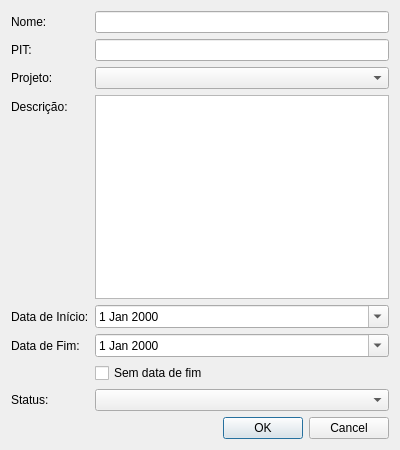
<?xml version="1.0" encoding="UTF-8"?>
<ui version="4.0">
 <class>EditLoteDialog</class>
 <widget class="QDialog" name="EditLoteDialog">
  <property name="geometry">
   <rect>
    <x>0</x>
    <y>0</y>
    <width>400</width>
    <height>450</height>
   </rect>
  </property>
  <property name="windowTitle">
   <string>Editar Lote</string>
  </property>
  <layout class="QVBoxLayout" name="verticalLayout">
   <item>
    <layout class="QFormLayout" name="formLayout">
     <item row="0" column="0">
      <widget class="QLabel" name="nameLabel">
       <property name="text">
        <string>Nome:</string>
       </property>
      </widget>
     </item>
     <item row="0" column="1">
      <widget class="QLineEdit" name="nameLineEdit"/>
     </item>
     <item row="1" column="0">
      <widget class="QLabel" name="pitLabel">
       <property name="text">
        <string>PIT:</string>
       </property>
      </widget>
     </item>
     <item row="1" column="1">
      <widget class="QLineEdit" name="pitLineEdit"/>
     </item>
     <item row="2" column="0">
      <widget class="QLabel" name="projectLabel">
       <property name="text">
        <string>Projeto:</string>
       </property>
      </widget>
     </item>
     <item row="2" column="1">
      <widget class="QComboBox" name="projectComboBox"/>
     </item>
     <item row="3" column="0">
      <widget class="QLabel" name="descriptionLabel">
       <property name="text">
        <string>Descrição:</string>
       </property>
      </widget>
     </item>
     <item row="3" column="1">
      <widget class="QTextEdit" name="descriptionTextEdit"/>
     </item>
     <item row="4" column="0">
      <widget class="QLabel" name="startDateLabel">
       <property name="text">
        <string>Data de Início:</string>
       </property>
      </widget>
     </item>
     <item row="4" column="1">
      <widget class="QDateEdit" name="startDateEdit">
       <property name="calendarPopup">
        <bool>true</bool>
       </property>
      </widget>
     </item>
     <item row="5" column="0">
      <widget class="QLabel" name="endDateLabel">
       <property name="text">
        <string>Data de Fim:</string>
       </property>
      </widget>
     </item>
     <item row="5" column="1">
      <widget class="QDateEdit" name="endDateEdit">
       <property name="calendarPopup">
        <bool>true</bool>
       </property>
      </widget>
     </item>
     <item row="6" column="1">
      <widget class="QCheckBox" name="endDateCheckBox">
       <property name="text">
        <string>Sem data de fim</string>
       </property>
      </widget>
     </item>
     <item row="7" column="0">
      <widget class="QLabel" name="statusLabel">
       <property name="text">
        <string>Status:</string>
       </property>
      </widget>
     </item>
     <item row="7" column="1">
      <widget class="QComboBox" name="statusComboBox"/>
     </item>
    </layout>
   </item>
   <item>
    <widget class="QDialogButtonBox" name="buttonBox">
     <property name="orientation">
      <enum>Qt::Horizontal</enum>
     </property>
     <property name="standardButtons">
      <set>QDialogButtonBox::Cancel|QDialogButtonBox::Ok</set>
     </property>
    </widget>
   </item>
  </layout>
 </widget>
 <resources/>
 <connections>
  <connection>
   <sender>buttonBox</sender>
   <signal>accepted()</signal>
   <receiver>EditLoteDialog</receiver>
   <slot>accept()</slot>
   <hints>
    <hint type="sourcelabel">
     <x>248</x>
     <y>254</y>
    </hint>
    <hint type="destinationlabel">
     <x>157</x>
     <y>274</y>
    </hint>
   </hints>
  </connection>
  <connection>
   <sender>buttonBox</sender>
   <signal>rejected()</signal>
   <receiver>EditLoteDialog</receiver>
   <slot>reject()</slot>
   <hints>
    <hint type="sourcelabel">
     <x>316</x>
     <y>260</y>
    </hint>
    <hint type="destinationlabel">
     <x>286</x>
     <y>274</y>
    </hint>
   </hints>
  </connection>
 </connections>
</ui>
